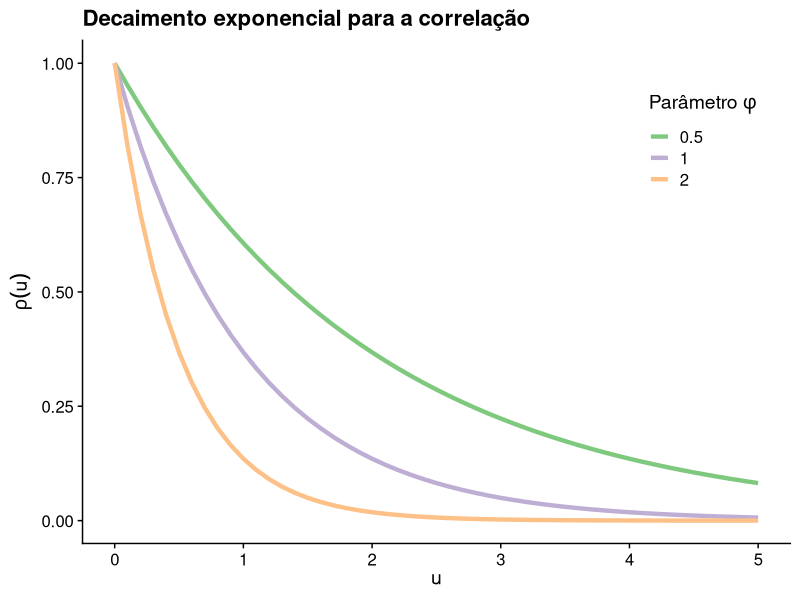

Write the R code that produced this figure. (Note: this script raises an error after producing the figure.)
## ---- chunk 1

library(ggplot2)
library(cowplot)

rho.f <- function(u, phi){exp(- phi * u)}

u <- seq(0, 5, by = 0.1)
rho <- rho.f(u = u, phi = 0.5)
df1 <- data.frame(u, rho, phi = 0.5)

rho <- rho.f(u = u, phi = 1)
df2 <- data.frame(u, rho, phi = 1)

rho <- rho.f(u = u, phi = 2)
df3 <- data.frame(u, rho, phi = 2)

df <- rbind(df1, df2)
df <- rbind(df, df3)
df$phi <- factor(df$phi)

p1 <- ggplot(data = df,
             mapping = aes(x = u, y = rho, colour = phi)) +
  geom_line(size = 1.5) +
  scale_colour_brewer(palette = "Accent") +
  labs(x = expression(u),
       y = expression(rho(u)),
       colour = expression("Parâmetro"~phi),
       title = "Decaimento exponencial para a correlação") +
  theme_cowplot() +
  theme(legend.position = c(0.8,0.8))

p1

## ---- chunk 2
knitr::include_graphics(here::here('images', 'objectivesoverview.jpg'))
